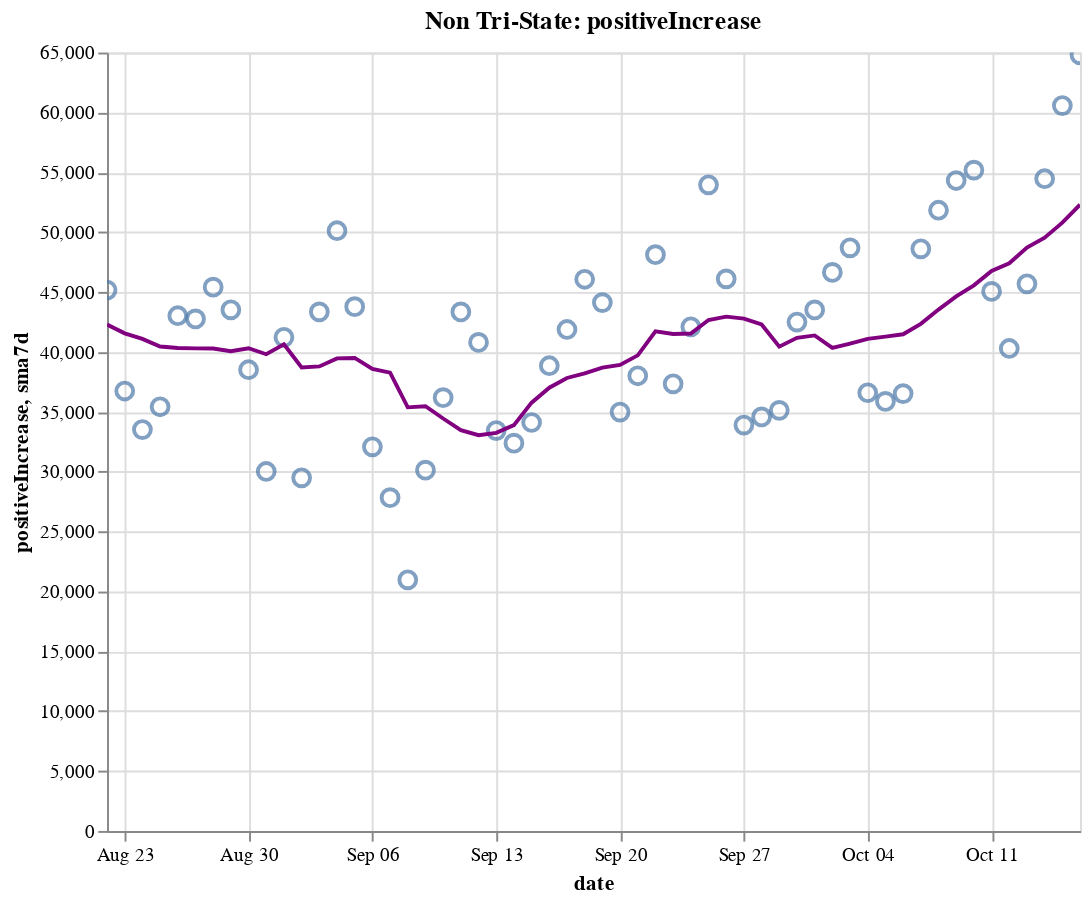

Here is the notebook cell this chart was saved with:
### Code cell
create_plot(non_tristate, 'positiveIncrease')

### Figure 1 — Vega-Lite specification as saved in the notebook (floating-point values rounded to 4 significant figures)
{"config": {"view": {"continuousWidth": 400, "continuousHeight": 300}}, "layer": [{"layer": [{"mark": {"type": "point", "size": 75}, "encoding": {"tooltip": [{"type": "temporal", "field": "date"}, {"type": "quantitative", "field": "positiveIncrease"}, {"type": "quantitative", "field": "sma7d"}], "x": {"type": "temporal", "field": "date"}, "y": {"type": "quantitative", "field": "positiveIncrease"}}, "selection": {"selector014": {"type": "interval", "bind": "scales", "encodings": ["x", "y"]}}}, {"mark": {"type": "line", "color": "purple"}, "encoding": {"x": {"type": "temporal", "field": "date"}, "y": {"type": "quantitative", "field": "sma7d"}}}]}, {"mark": {"type": "rule", "color": "#aaa"}, "encoding": {"x": {"type": "temporal", "field": "date"}}, "transform": [{"filter": {"selection": "selector013"}}]}, {"mark": "circle", "encoding": {"opacity": {"condition": {"value": 1, "selection": "selector013"}, "value": 0}, "tooltip": [{"type": "temporal", "field": "date"}, {"type": "quantitative", "field": "positiveIncrease"}, {"type": "quantitative", "field": "sma7d"}], "x": {"type": "temporal", "field": "date"}, "y": {"type": "quantitative", "field": "positiveIncrease"}}, "selection": {"selector013": {"type": "single", "encodings": ["x"], "on": "mouseover", "nearest": true, "empty": "none"}}}, {"mark": {"type": "text", "align": "left", "dx": 5, "dy": -5, "stroke": "white", "strokeWidth": 2}, "encoding": {"text": {"type": "quantitative", "field": "positiveIncrease"}, "tooltip": [{"type": "temporal", "field": "date"}, {"type": "quantitative", "field": "positiveIncrease"}, {"type": "quantitative", "field": "sma7d"}], "x": {"type": "temporal", "field": "date"}, "y": {"type": "quantitative", "field": "positiveIncrease"}}, "transform": [{"filter": {"selection": "selector013"}}]}, {"mark": {"type": "text", "align": "left", "dx": 5, "dy": -5}, "encoding": {"text": {"type": "quantitative", "field": "positiveIncrease"}, "tooltip": [{"type": "temporal", "field": "date"}, {"type": "quantitative", "field": "positiveIncrease"}, {"type": "quantitative", "field": "sma7d"}], "x": {"type": "temporal", "field": "date"}, "y": {"type": "quantitative", "field": "positiveIncrease"}}, "transform": [{"filter": {"selection": "selector013"}}]}], "data": {"name": "data-79f7f1f531f0705638ad8b7f80177d14"}, "height": 400, "title": "Non Tri-State: positiveIncrease", "width": 500, "$schema": "https://vega.github.io/schema/vega-lite/v4.8.1.json", "datasets": {"data-79f7f1f531f0705638ad8b7f80177d14": [{"date": "2020-08-22T00:00:00", "totalTestResultsIncrease": 680100.0, "positiveIncrease": 45160.0, "death": 122600.0, "deathIncrease": 1023.0, "positiveRate": 0.066, "state": "Non Tri-State", "sma7d": 42280.0}, {"date": "2020-08-23T00:00:00", "totalTestResultsIncrease": 592900.0, "positiveIncrease": 36740.0, "death": 123200.0, "deathIncrease": 563.0, "positiveRate": 0.062, "state": "Non Tri-State", "sma7d": 41550.0}, {"date": "2020-08-24T00:00:00", "totalTestResultsIncrease": 568300.0, "positiveIncrease": 33520.0, "death": 123500.0, "deathIncrease": 333.0, "positiveRate": 0.059, "state": "Non Tri-State", "sma7d": 41080.0}, {"date": "2020-08-25T00:00:00", "totalTestResultsIncrease": 581300.0, "positiveIncrease": 35420.0, "death": 124600.0, "deathIncrease": 1138.0, "positiveRate": 0.061, "state": "Non Tri-State", "sma7d": 40460.0}, {"date": "2020-08-26T00:00:00", "totalTestResultsIncrease": 574700.0, "positiveIncrease": 43020.0, "death": 125900.0, "deathIncrease": 1280.0, "positiveRate": 0.075, "state": "Non Tri-State", "sma7d": 40320.0}, {"date": "2020-08-27T00:00:00", "totalTestResultsIncrease": 678700.0, "positiveIncrease": 42760.0, "death": 127000.0, "deathIncrease": 1116.0, "positiveRate": 0.063, "state": "Non Tri-State", "sma7d": 40300.0}, {"date": "2020-08-28T00:00:00", "totalTestResultsIncrease": 722900.0, "positiveIncrease": 45410.0, "death": 128000.0, "deathIncrease": 1011.0, "positiveRate": 0.063, "state": "Non Tri-State", "sma7d": 40290.0}, {"date": "2020-08-29T00:00:00", "totalTestResultsIncrease": 679700.0, "positiveIncrease": 43520.0, "death": 129100.0, "deathIncrease": 1005.0, "positiveRate": 0.064, "state": "Non Tri-State", "sma7d": 40050.0}, {"date": "2020-08-30T00:00:00", "totalTestResultsIncrease": 660600.0, "positiveIncrease": 38510.0, "death": 129500.0, "deathIncrease": 463.0, "positiveRate": 0.058, "state": "Non Tri-State", "sma7d": 40310.0}, {"date": "2020-08-31T00:00:00", "totalTestResultsIncrease": 583300.0, "positiveIncrease": 30020.0, "death": 129900.0, "deathIncrease": 357.0, "positiveRate": 0.051, "state": "Non Tri-State", "sma7d": 39810.0}, {"date": "2020-09-01T00:00:00", "totalTestResultsIncrease": 643800.0, "positiveIncrease": 41220.0, "death": 130900.0, "deathIncrease": 1018.0, "positiveRate": 0.064, "state": "Non Tri-State", "sma7d": 40640.0}, {"date": "2020-09-02T00:00:00", "totalTestResultsIncrease": 546800.0, "positiveIncrease": 29490.0, "death": 131900.0, "deathIncrease": 1015.0, "positiveRate": 0.054, "state": "Non Tri-State", "sma7d": 38700.0}, {"date": "2020-09-03T00:00:00", "totalTestResultsIncrease": 684500.0, "positiveIncrease": 43350.0, "death": 133000.0, "deathIncrease": 1055.0, "positiveRate": 0.063, "state": "Non Tri-State", "sma7d": 38790.0}, {"date": "2020-09-04T00:00:00", "totalTestResultsIncrease": 822700.0, "positiveIncrease": 50120.0, "death": 133900.0, "deathIncrease": 986.0, "positiveRate": 0.061, "state": "Non Tri-State", "sma7d": 39460.0}, {"date": "2020-09-05T00:00:00", "totalTestResultsIncrease": 798200.0, "positiveIncrease": 43780.0, "death": 134900.0, "deathIncrease": 909.0, "positiveRate": 0.055, "state": "Non Tri-State", "sma7d": 39500.0}, {"date": "2020-09-06T00:00:00", "totalTestResultsIncrease": 670200.0, "positiveIncrease": 32080.0, "death": 135300.0, "deathIncrease": 436.0, "positiveRate": 0.048, "state": "Non Tri-State", "sma7d": 38580.0}, {"date": "2020-09-07T00:00:00", "totalTestResultsIncrease": 518000.0, "positiveIncrease": 27830.0, "death": 135500.0, "deathIncrease": 221.0, "positiveRate": 0.054, "state": "Non Tri-State", "sma7d": 38270.0}, {"date": "2020-09-08T00:00:00", "totalTestResultsIncrease": 427200.0, "positiveIncrease": 20970.0, "death": 135900.0, "deathIncrease": 341.0, "positiveRate": 0.049, "state": "Non Tri-State", "sma7d": 35370.0}, {"date": "2020-09-09T00:00:00", "totalTestResultsIncrease": 545000.0, "positiveIncrease": 30130.0, "death": 136900.0, "deathIncrease": 1073.0, "positiveRate": 0.055, "state": "Non Tri-State", "sma7d": 35460.0}, {"date": "2020-09-10T00:00:00", "totalTestResultsIncrease": 592400.0, "positiveIncrease": 36180.0, "death": 138100.0, "deathIncrease": 1154.0, "positiveRate": 0.061, "state": "Non Tri-State", "sma7d": 34440.0}, {"date": "2020-09-11T00:00:00", "totalTestResultsIncrease": 709800.0, "positiveIncrease": 43340.0, "death": 139100.0, "deathIncrease": 1002.0, "positiveRate": 0.061, "state": "Non Tri-State", "sma7d": 33470.0}, {"date": "2020-09-12T00:00:00", "totalTestResultsIncrease": 826200.0, "positiveIncrease": 40790.0, "death": 139900.0, "deathIncrease": 804.0, "positiveRate": 0.049, "state": "Non Tri-State", "sma7d": 33040.0}, {"date": "2020-09-13T00:00:00", "totalTestResultsIncrease": 645800.0, "positiveIncrease": 33430.0, "death": 140300.0, "deathIncrease": 379.0, "positiveRate": 0.052, "state": "Non Tri-State", "sma7d": 33240.0}, {"date": "2020-09-14T00:00:00", "totalTestResultsIncrease": 327700.0, "positiveIncrease": 32380.0, "death": 140700.0, "deathIncrease": 391.0, "positiveRate": 0.099, "state": "Non Tri-State", "sma7d": 33890.0}, {"date": "2020-09-15T00:00:00", "totalTestResultsIncrease": 634700.0, "positiveIncrease": 34110.0, "death": 141700.0, "deathIncrease": 1011.0, "positiveRate": 0.054, "state": "Non Tri-State", "sma7d": 35760.0}, {"date": "2020-09-16T00:00:00", "totalTestResultsIncrease": 646900.0, "positiveIncrease": 38850.0, "death": 142900.0, "deathIncrease": 1184.0, "positiveRate": 0.06, "state": "Non Tri-State", "sma7d": 37010.0}, {"date": "2020-09-17T00:00:00", "totalTestResultsIncrease": 730200.0, "positiveIncrease": 41870.0, "death": 143700.0, "deathIncrease": 856.0, "positiveRate": 0.057, "state": "Non Tri-State", "sma7d": 37820.0}, {"date": "2020-09-18T00:00:00", "totalTestResultsIncrease": 874800.0, "positiveIncrease": 46070.0, "death": 144600.0, "deathIncrease": 883.0, "positiveRate": 0.053, "state": "Non Tri-State", "sma7d": 38210.0}, {"date": "2020-09-19T00:00:00", "totalTestResultsIncrease": 979100.0, "positiveIncrease": 44120.0, "death": 145300.0, "deathIncrease": 735.0, "positiveRate": 0.045, "state": "Non Tri-State", "sma7d": 38690.0}, {"date": "2020-09-20T00:00:00", "totalTestResultsIncrease": 775000.0, "positiveIncrease": 34980.0, "death": 145600.0, "deathIncrease": 322.0, "positiveRate": 0.045, "state": "Non Tri-State", "sma7d": 38910.0}, {"date": "2020-09-21T00:00:00", "totalTestResultsIncrease": 634200.0, "positiveIncrease": 38010.0, "death": 145900.0, "deathIncrease": 281.0, "positiveRate": 0.06, "state": "Non Tri-State", "sma7d": 39710.0}, {"date": "2020-09-22T00:00:00", "totalTestResultsIncrease": 651400.0, "positiveIncrease": 48120.0, "death": 146800.0, "deathIncrease": 842.0, "positiveRate": 0.074, "state": "Non Tri-State", "sma7d": 41720.0}, {"date": "2020-09-23T00:00:00", "totalTestResultsIncrease": 833000.0, "positiveIncrease": 37340.0, "death": 147900.0, "deathIncrease": 1145.0, "positiveRate": 0.045, "state": "Non Tri-State", "sma7d": 41500.0}, {"date": "2020-09-24T00:00:00", "totalTestResultsIncrease": 819900.0, "positiveIncrease": 42100.0, "death": 148800.0, "deathIncrease": 908.0, "positiveRate": 0.051, "state": "Non Tri-State", "sma7d": 41530.0}, {"date": "2020-09-25T00:00:00", "totalTestResultsIncrease": 902200.0, "positiveIncrease": 53960.0, "death": 149700.0, "deathIncrease": 829.0, "positiveRate": 0.06, "state": "Non Tri-State", "sma7d": 42660.0}, {"date": "2020-09-26T00:00:00", "totalTestResultsIncrease": 909000.0, "positiveIncrease": 46100.0, "death": 150500.0, "deathIncrease": 859.0, "positiveRate": 0.051, "state": "Non Tri-State", "sma7d": 42940.0}, {"date": "2020-09-27T00:00:00", "totalTestResultsIncrease": 765200.0, "positiveIncrease": 33890.0, "death": 150800.0, "deathIncrease": 295.0, "positiveRate": 0.044, "state": "Non Tri-State", "sma7d": 42790.0}, {"date": "2020-09-28T00:00:00", "totalTestResultsIncrease": 972600.0, "positiveIncrease": 34570.0, "death": 151100.0, "deathIncrease": 245.0, "positiveRate": 0.036, "state": "Non Tri-State", "sma7d": 42300.0}, {"date": "2020-09-29T00:00:00", "totalTestResultsIncrease": 734100.0, "positiveIncrease": 35120.0, "death": 151800.0, "deathIncrease": 725.0, "positiveRate": 0.048, "state": "Non Tri-State", "sma7d": 40440.0}, {"date": "2020-09-30T00:00:00", "totalTestResultsIncrease": 667000.0, "positiveIncrease": 42490.0, "death": 152800.0, "deathIncrease": 1040.0, "positiveRate": 0.064, "state": "Non Tri-State", "sma7d": 41170.0}, {"date": "2020-10-01T00:00:00", "totalTestResultsIncrease": 793200.0, "positiveIncrease": 43510.0, "death": 153600.0, "deathIncrease": 832.0, "positiveRate": 0.055, "state": "Non Tri-State", "sma7d": 41380.0}, {"date": "2020-10-02T00:00:00", "totalTestResultsIncrease": 898000.0, "positiveIncrease": 46640.0, "death": 154500.0, "deathIncrease": 822.0, "positiveRate": 0.052, "state": "Non Tri-State", "sma7d": 40330.0}, {"date": "2020-10-03T00:00:00", "totalTestResultsIncrease": 882800.0, "positiveIncrease": 48690.0, "death": 155200.0, "deathIncrease": 729.0, "positiveRate": 0.055, "state": "Non Tri-State", "sma7d": 40700.0}, {"date": "2020-10-04T00:00:00", "totalTestResultsIncrease": 803700.0, "positiveIncrease": 36590.0, "death": 155500.0, "deathIncrease": 348.0, "positiveRate": 0.046, "state": "Non Tri-State", "sma7d": 41090.0}, {"date": "2020-10-05T00:00:00", "totalTestResultsIncrease": 797500.0, "positiveIncrease": 35870.0, "death": 155900.0, "deathIncrease": 312.0, "positiveRate": 0.045, "state": "Non Tri-State", "sma7d": 41270.0}, {"date": "2020-10-06T00:00:00", "totalTestResultsIncrease": 720400.0, "positiveIncrease": 36520.0, "death": 156500.0, "deathIncrease": 612.0, "positiveRate": 0.051, "state": "Non Tri-State", "sma7d": 41470.0}, {"date": "2020-10-07T00:00:00", "totalTestResultsIncrease": 735800.0, "positiveIncrease": 48610.0, "death": 157400.0, "deathIncrease": 901.0, "positiveRate": 0.066, "state": "Non Tri-State", "sma7d": 42350.0}, {"date": "2020-10-08T00:00:00", "totalTestResultsIncrease": 822800.0, "positiveIncrease": 51830.0, "death": 158300.0, "deathIncrease": 963.0, "positiveRate": 0.063, "state": "Non Tri-State", "sma7d": 43540.0}, {"date": "2020-10-09T00:00:00", "totalTestResultsIncrease": 915600.0, "positiveIncrease": 54310.0, "death": 159200.0, "deathIncrease": 880.0, "positiveRate": 0.059, "state": "Non Tri-State", "sma7d": 44630.0}, {"date": "2020-10-10T00:00:00", "totalTestResultsIncrease": 1003000.0, "positiveIncrease": 55180.0, "death": 159900.0, "deathIncrease": 650.0, "positiveRate": 0.055, "state": "Non Tri-State", "sma7d": 45560.0}, {"date": "2020-10-11T00:00:00", "totalTestResultsIncrease": 855500.0, "positiveIncrease": 45050.0, "death": 160300.0, "deathIncrease": 458.0, "positiveRate": 0.053, "state": "Non Tri-State", "sma7d": 46770.0}, {"date": "2020-10-12T00:00:00", "totalTestResultsIncrease": 771300.0, "positiveIncrease": 40290.0, "death": 160600.0, "deathIncrease": 271.0, "positiveRate": 0.052, "state": "Non Tri-State", "sma7d": 47400.0}, {"date": "2020-10-13T00:00:00", "totalTestResultsIncrease": 853300.0, "positiveIncrease": 45690.0, "death": 161300.0, "deathIncrease": 671.0, "positiveRate": 0.054, "state": "Non Tri-State", "sma7d": 48710.0}, {"date": "2020-10-14T00:00:00", "totalTestResultsIncrease": 782400.0, "positiveIncrease": 54460.0, "death": 162100.0, "deathIncrease": 791.0, "positiveRate": 0.07, "state": "Non Tri-State", "sma7d": 49550.0}, {"date": "2020-10-15T00:00:00", "totalTestResultsIncrease": 842000.0, "positiveIncrease": 60570.0, "death": 163000.0, "deathIncrease": 929.0, "positiveRate": 0.072, "state": "Non Tri-State", "sma7d": 50790.0}, {"date": "2020-10-16T00:00:00", "totalTestResultsIncrease": 951900.0, "positiveIncrease": 64800.0, "death": 163800.0, "deathIncrease": 860.0, "positiveRate": 0.068, "state": "Non Tri-State", "sma7d": 52290.0}]}}
